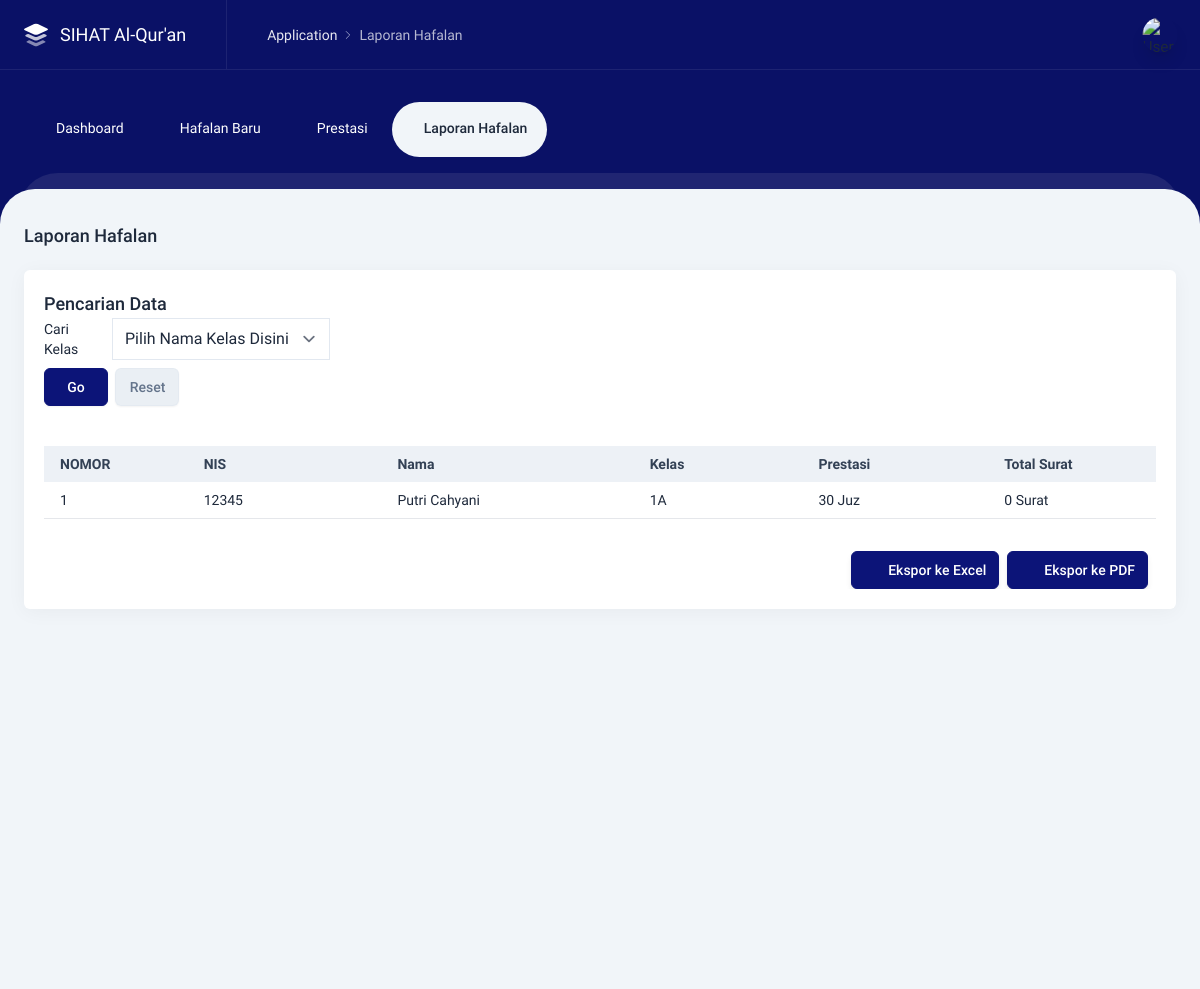
The page /user/laporan-hafalan.php (signed in) on the database as committed earlier.
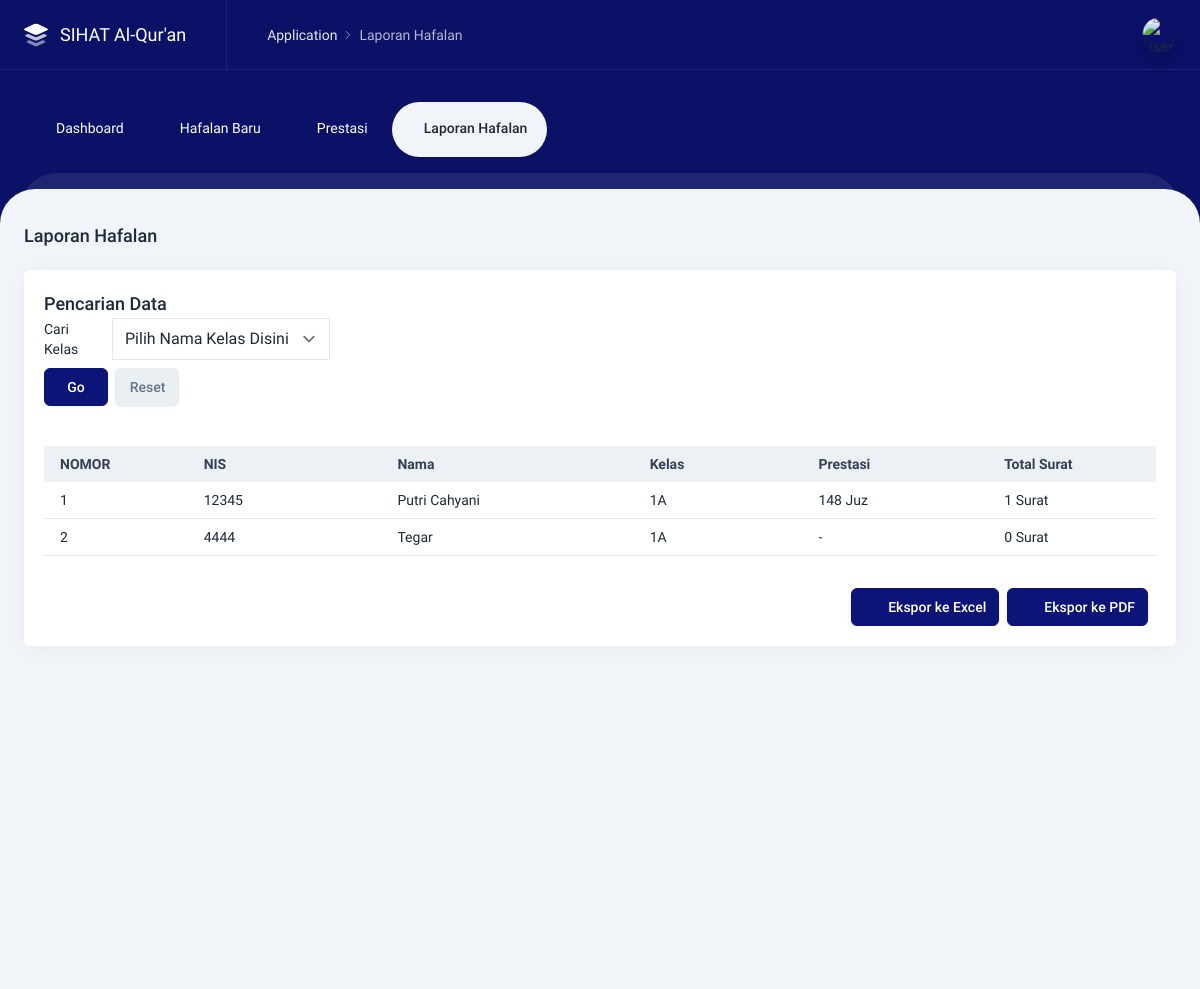
The same page on the database as committed later.
### tables this page shows
CREATE TABLE `tb_santri` (
  `id` bigint UNSIGNED NOT NULL,
  `nis` varchar(20) NOT NULL,
  `kelas` varchar(255) NOT NULL,
  `nama` varchar(255) NOT NULL,
  `tempatlahir` varchar(255) NOT NULL,
  `tanggallahir` varchar(255) NOT NULL,
  `nama_ortu` varchar(255) NOT NULL,
  `email_ortu` varchar(20) NOT NULL,
  `alamat` varchar(255) NOT NULL,
  `created_at` varchar(40) DEFAULT NULL,
  `updated_at` varchar(40) DEFAULT NULL
);

### user/laporan-hafalan.php (the view, shortened to what this page needs)
<?php
$title = 'Laporan Hafalan';
include 'layouts/header.php';
include 'layouts/navbar.php';
?>
<div class="content content--top-nav">
  <div class="intro-y flex flex-col sm:flex-row items-center mt-8">
    <h2 class="text-lg font-medium mr-auto"><?= $title ?> </h2>
  </div>
  <div class="intro-y box p-5 mt-5">
    <h2 class="text-lg font-medium mr-auto">Pencarian Data</h2>
    <div class="flex flex-col sm:flex-row sm:items-end xl:items-start align-center">
      <form id="tabulator-html-filter-form" class="xl:flex sm:mr-auto" method="GET" action="">
        <div class="sm:flex items-center sm:mr-4">
          <label class="w-12 flex-none xl:w-auto mr-5">Cari Kelas</label>
          <select id="idsantri" name="cari" data-search="true" class="tom-select w-full">
            <option> Pilih Nama Kelas Disini</option>
            <?php
              $query = "SELECT s.id AS id_santri, s.kelas, COUNT(h.ID) AS JumlahData
                        FROM tb_santri s
                        LEFT JOIN tb_hafalan_baru h ON s.id = h.ID_Santri
                        GROUP BY s.id, s.kelas";
            ?>
          </select>
        </div>
        <div class="mt-2 xl:mt-0">
          <button id="tabulator-html-filter-go" type="submit" class="btn btn-primary w-full sm:w-16">Go</button>
          <a href="laporan-hafalan" class="btn btn-secondary w-full sm:w-16 mt-2 sm:mt-0 sm:ml-1">Reset</a>
        </div>
      </form>
    </div>
    <br>
    <div class="card">
      <br>
      <div class="overflow-x-auto">
        <?php
        if (isset($_GET['cari'])) {
          $cari = $_GET['cari'];
          $query = $koneksi->query("SELECT s.id AS id_santri, s.nis, s.nama, s.kelas
                                    FROM tb_santri s
                                    WHERE s.kelas = '$cari'");
        } else {
          $query = $koneksi->query("SELECT s.id AS id_santri, s.nis, s.nama, s.kelas
                                    FROM tb_santri s");
        }
        ?>
        <table id="example" class="table table-sm">
          <thead class="table-light">
            <tr>
              <th class="whitespace-nowrap" rowspan="2" style="width: 3%">NOMOR</th>
              <th rowspan="2" style="width: 6%">NIS</th>
              <th rowspan="2" style="width: 8%">Nama</th>
              <th rowspan="2" style="width: 5%">Kelas</th>
              <th rowspan="2" style="width: 5%">Prestasi</th>
              <th rowspan="2" style="width: 5%">Total Surat</th>
            </tr>
          </thead>
          <tbody>
            <?php
            $nomor_urut = 1;
            foreach ($query as $data) :
              $id = $data['id_santri'];
            ?>
              <tr class="intro-x">
                <td><?= $nomor_urut ?></td>
                <td class="w-40"><?= $data['nis'] ?></td>
                <td><?= $data['nama'] ?></td>
                <td><?= $data['kelas'] ?></td>
                <td>
                  <?php
                  $sql = "SELECT SUM(total_juz) AS Prestasi
                          FROM tb_prestasi
                          WHERE id_santri = $id";
                  $prestasi_query = mysqli_query($koneksi, $sql);
                  $prestasi_data = mysqli_fetch_assoc($prestasi_query);
                  echo $prestasi_data['Prestasi'] ? $prestasi_data['Prestasi'] . ' Juz' : '-';
                  ?>
                </td>
                <td>
                  <?php
                  $sql = "SELECT COUNT(*) AS JumlahData
                          FROM (
                            SELECT surat
                            FROM tb_hafalan_baru
                            WHERE ID_Santri = $id
                            GROUP BY surat
                          ) AS Subquery";
                  $query_surat = mysqli_query($koneksi, $sql);
                  $data_surat = mysqli_fetch_assoc($query_surat);
                  ?>
                  <?= $data_surat['JumlahData']; ?> Surat
                </td>
              </tr>
              <?php $nomor_urut++; ?>
            <?php endforeach; ?>
          </tbody>
        </table>
        <div class="intro-y flex flex-col sm:flex-row items-center mt-8">
  <div class="w-full sm:w-auto flex mt-4 sm:mt-0 ml-auto">
    <form action="laporan/export_excel_rekap.php" target="_blank" method="POST">
      <button type="submit" class="btn btn-primary shadow-md mr-2">
        <i data-lucide="file-text" class="w-4 h-4 mr-2"></i> Ekspor ke Excel
      </button>
    </form>
    <form action="laporan/export_pdf_rekap.php" target="_blank" method="POST">
      <button type="submit" class="btn btn-primary shadow-md mr-2">
        <i data-lucide="file-text" class="w-4 h-4 mr-2"></i> Ekspor ke PDF
      </button>
    </form>
  </div>
</div>
      </div>
    </div>
  </div>
</div>
<?php
include 'layouts/footer.php';
?>

Rows that differ between the two databases and show on the page:
changed tb_santri "Putri Cahyani": Prestasi "30" → "148"; JumlahData "0" → "1"
added tb_santri: nis "4444", nama "Tegar", kelas "1A", JumlahData "0"
